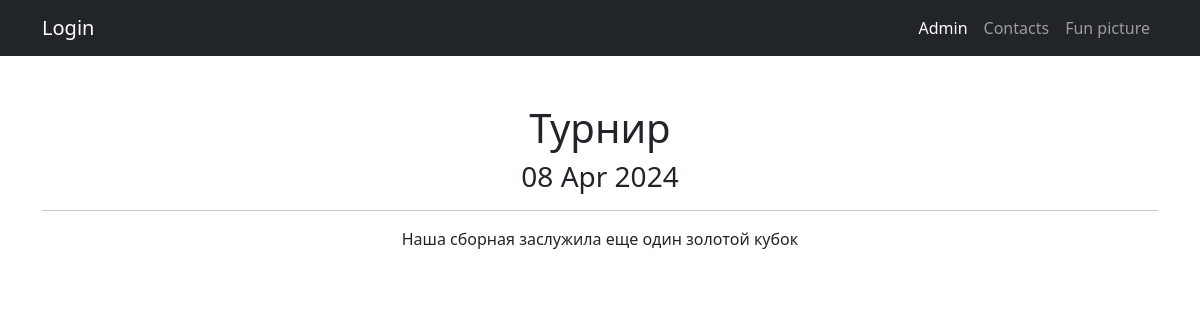
Screenshot of /news/1 with the database file from the repository.
### news/models.py (models this page shows, shortened)
class Post(models.Model):
    article = 'AR'
    news = 'NE'
    POSITIONS = [
        (article, 'Статья'),
        (news, 'Новости'),
    ]
    author = models.ForeignKey(Author, on_delete=models.CASCADE)
    news_type = models.CharField(max_length=2, choices=POSITIONS, default=article)
    post_time = models.DateTimeField(auto_now_add=True)
    title = models.CharField(max_length=255)
    text = models.TextField()
    rating = models.IntegerField(default=0)
    category = models.ManyToManyField(Category, through='PostCategory')

### news/views.py (the view)
# urls.py: path('<int:pk>', NewsDetail.as_view(), name='news_detail'),
class NewsDetail(DetailView):
    model = Post
    template_name = 'news.html'
    context_object_name = 'news'

### templates/news.html (shortened to what this page needs)
{% extends 'flatpages/default.html' %}
{% load custom_filters %}
{% block content %}
    <h1>{{ news.title|censor }}</h1>
    <h3>{{ news.post_time|date:"d M Y" }}</h3>
    <hr>
    {{ news.text|censor }}
{% endblock content %}

### rows the page displays
Post: title|censor "Турнир", post_time "08 Apr 2024", text|censor "Наша сборная заслужила еще один золотой кубок"
